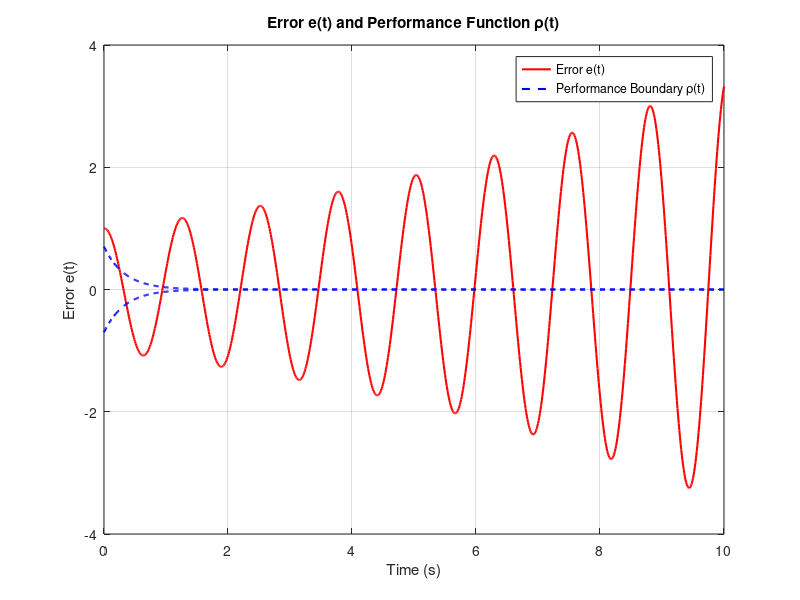

Source code (MATLAB):
% 清除环境
clear; clc; close all;

% 定义系统参数
rho_0 = 0.7;
rho_inf = 1e-3;
l = 3;
k = 5;

% 时间设置
t_span = [0, 10];
dt = 0.01;
t = t_span(1):dt:t_span(2);

% 期望输出及其导数
y_d = cos(t);
dy_d = -sin(t);
ddy_d = -cos(t);

% 性能函数及其导数
rho = (rho_0 - rho_inf) * exp(-l * t) + rho_inf;

% 初始化状态变量
x1 = zeros(1, length(t));
x2 = zeros(1, length(t));
x1(1) = 0;
x2(1) = 0;

% 初始化控制输入和误差
u = zeros(1, length(t));
e = zeros(1, length(t));
sigma = zeros(1, length(t));

% 仿真循环
for i = 1:length(t)-1
    % 计算误差和sigma
    e(i) = y_d(i) - x1(i);
    sigma(i) = e(i) / rho(i);
    
    % 计算控制输入
    u(i) = ddy_d(i) + k^2 * sigma(i) * rho(i) + x1(i) - 2 * sin(x2(i));
    
    % 状态更新（欧拉法）
    x1(i+1) = x1(i) + dt * x2(i);
    x2(i+1) = x2(i) + dt * (-x1(i) + 2 * sin(x2(i)) + u(i));
end

% 计算最后一个误差和sigma
e(end) = y_d(end) - x1(end);
sigma(end) = e(end) / rho(end);

% 绘制误差和性能函数
figure;
plot(t, e, 'r', 'LineWidth', 1.5); hold on;
plot(t, rho, 'b--', 'LineWidth', 1.5);
plot(t, -rho, 'b--', 'LineWidth', 1.5);
xlabel('Time (s)');
ylabel('Error e(t)');
legend('Error e(t)', 'Performance Boundary \rho(t)');
title('Error e(t) and Performance Function \rho(t)');
grid on;
